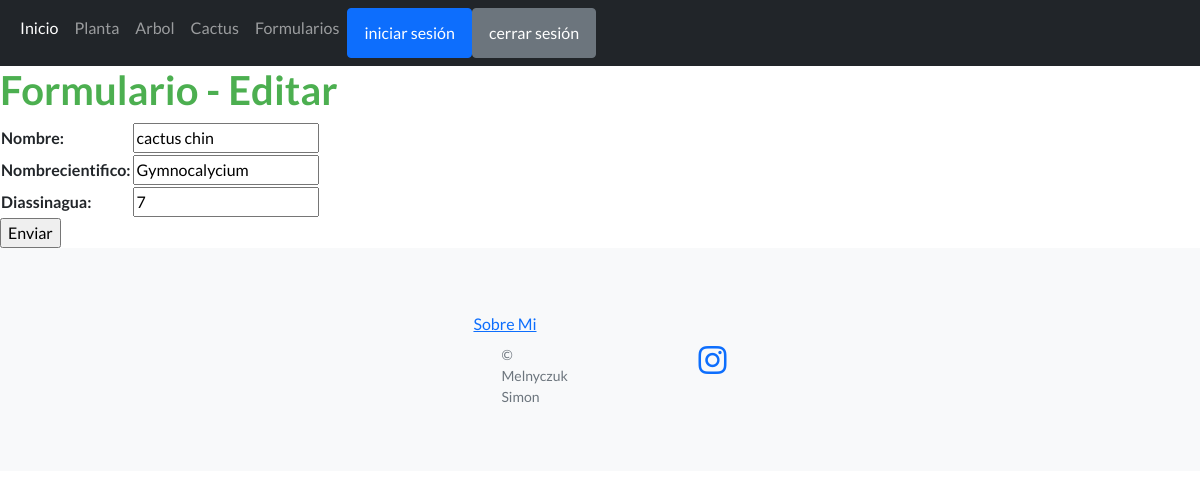
The page /editarCactus/cactus chin/ on the database its author committed.
### CoderApp/models.py (models this page shows, shortened)
class Cactus(models.Model):
    nombre = models.CharField(max_length=30)
    nombreCientifico = models.CharField(max_length=40)
    diasSinAgua = models.IntegerField()

### CoderApp/views.py (the view)
# urls.py: path('editarCactus/<cactus_nombre>/', views.editarCactus, name="editarCactus"),
def editarCactus(request, cactus_nombre):
      cactus = Cactus.objects.get(nombre=cactus_nombre)
      if request.method == 'POST':
            miFormulario = CactusFormulario(request.POST)
            print(miFormulario)
            if miFormulario.is_valid:
                  informacion = miFormulario.cleaned_data
                  cactus.nombre = informacion['nombre']
                  cactus.nombreCientifico = informacion['nombreCientifico']
                  cactus.diasSinAgua= informacion['diasSinAgua']
                  cactus.save()
                  return render(request, "inicio.html")
      else:
            miFormulario= CactusFormulario(initial={'nombre': cactus.nombre, 'nombreCientifico':cactus.nombreCientifico ,
            'diasSinAgua':cactus.diasSinAgua})
      return render(request, "editarCactus.html", {"miFormulario":miFormulario, "cactus_nombre":cactus_nombre})

### CoderApp/forms.py
class CactusFormulario(forms.Form):
    nombre = forms.CharField(max_length=30)
    nombreCientifico = forms.CharField(max_length=40)
    diasSinAgua = forms.IntegerField()

### CoderApp/Templates/editarCactus.html (shortened to what this page needs)
{% extends "padre.html" %}
{% load static %}
{% block contenidoQueCambia %}
    <h1>Formulario - Editar</h1>
    <form action="" method="post">{% csrf_token %}
        <table>
            {{ miFormulario.as_table }}
        </table>
        <input type="submit", value="Enviar">
    </form>
{% endblock %}

### rows shown on the page
Cactus: nombre "cactus chin", nombreCientifico "Gymnocalycium", diasSinAgua "7"
